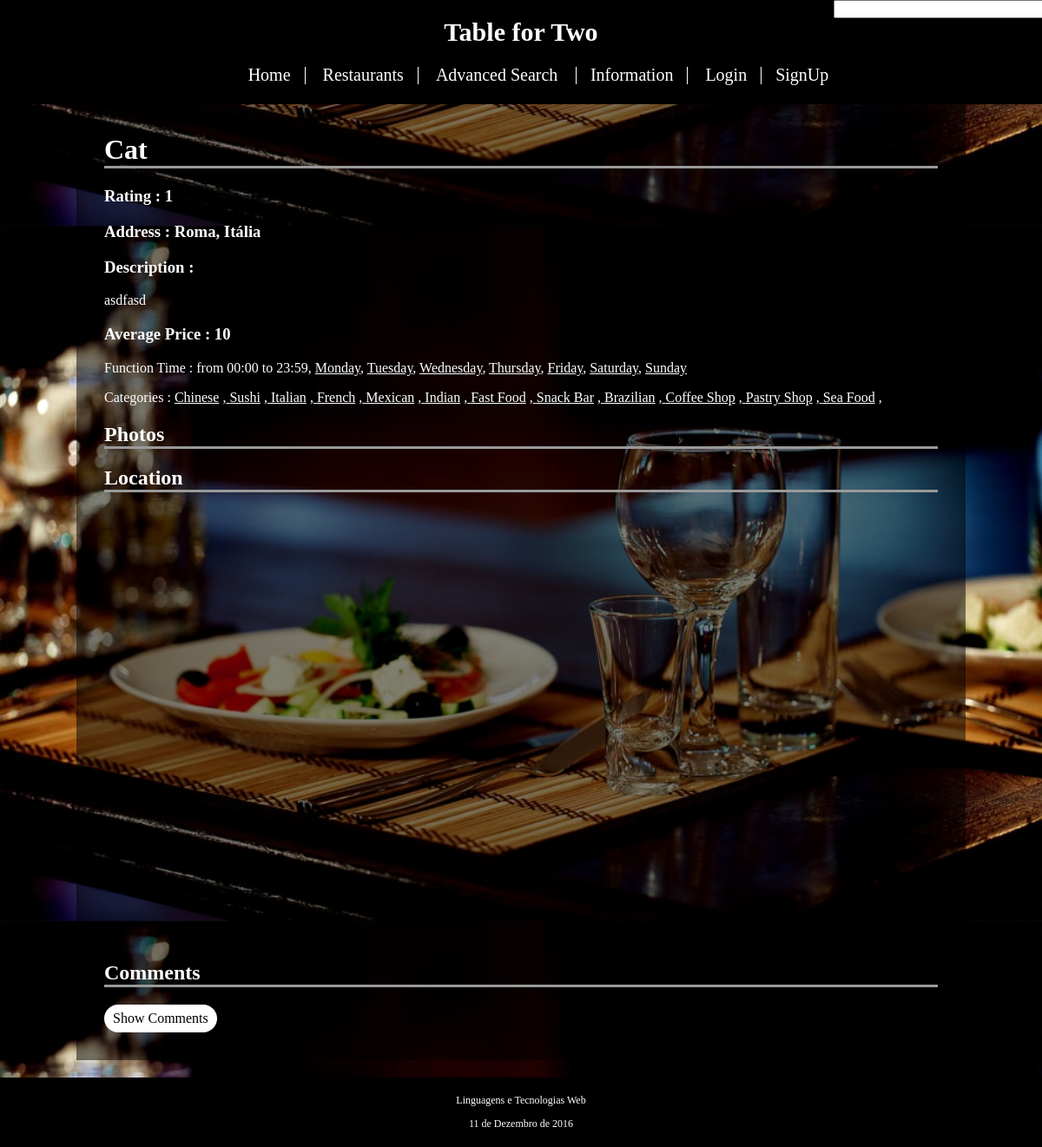
/restaurant_item.php?id=1, run on the app's committed database.
### tables this page shows
CREATE TABLE Restaurant (
	id_restaurant INTEGER PRIMARY KEY AUTOINCREMENT,
	id_owner INTEGER REFERENCES Account(id_account),
	--id_functionTime INTEGER REFERENCES FunctionTime(id_functionTime),
	name VARCHAR NOT NULL,
	address VARCHAR NOT NULL,
	avg_price INTEGER NOT NULL,
	description VARCHAR,
	stars REAL,
	open_time VARCHAR NOT NULL,
	close_time VARCHAR NOT NULL,
	monday BOOLEAN NOT NULL,
	tuesday BOOLEAN NOT NULL,
	wednesday BOOLEAN NOT NULL,
	thursday BOOLEAN NOT NULL,
	friday BOOLEAN NOT NULL,
	saturday BOOLEAN NOT NULL,
	sunday BOOLEAN NOT NULL
);

CREATE TABLE RestaurantFood (
	id_restaurant_food INTEGER PRIMARY KEY,
	id_restaurant INTEGER REFERENCES Restaurant(id_restaurant),
	id_category VARCHAR REFERENCES Category(id_category)
);

### restaurant_item.php (called while the page is built, shortened)
<?php
	include_once('database/connection.php');
	include_once('database/restaurant.php');
	include_once('database/restaurant_food.php');
	include('templates/header.php');
	include('templates/restaurant_item.php');
	include('templates/footer.php');
 ?>

### database/restaurant.php (called while the page is built, shortened)
<?php
	function getRestaurantItem($db, $id){
		$stmt = $db->prepare('SELECT * FROM Restaurant WHERE id_restaurant = ?');
		$stmt->execute($id);
		$result = $stmt->fetch();
		return $result;
	}
	function getRestaurantPhotos($db,$id_restaurant){
		$stmt = $db->prepare('SELECT path FROM Photo WHERE id_restaurant = ?');
		$stmt->execute(array($id_restaurant));
		$result = $stmt->fetchAll();
		return $result;
	}
 ?>

### database/restaurant_food.php (called while the page is built, shortened)
<?php
	function getRestaurantFood($db,$id_restaurant){
		$stmt = $db->prepare('SELECT id_category FROM RestaurantFood WHERE id_restaurant = ?');
		$stmt->execute(array($id_restaurant));
		$result = $stmt->fetchAll();
		return $result;
	}
?>

### templates/restaurant_item.php (the view, shortened to what this page needs)
<div id="content">
	<?php
		if(!is_numeric($_GET['id'])){
			header('Location: error.php');
		}
		else{
	?>
			<div id="restaurant information">
				<?php
					$result = getRestaurantItem($db, array($_GET['id']));
					$categories = getRestaurantFood($db,$_GET['id']);
					$photos = getRestaurantPhotos($db,$_GET['id']);
				?>
				<?php
					echo '<h1 class="subtitle">' . $result['name'] . '</h1>';
					echo '<h3> Rating : ' . $result['stars'] . '</h3>';
					echo '<h3 id="address"> Address : ' . $result['address'] . '</h3>';
					echo '<h3> Description :</h3>';
					echo '<p>' . $result['description'] . '</p>';
					echo '<h3> Average Price : ' . $result['avg_price'] . '</h3>';
					echo '<p> Function Time : from ' . $result['open_time'] . ' to ' . $result['close_time'];
					if($result['monday']) echo ', <a class="simple_href" href="show_weekday.php?day=monday">Monday</a>';
					if($result['tuesday']) echo ', <a class="simple_href" href="show_weekday.php?day=tuesday">Tuesday</a>';
					if($result['wednesday']) echo ', <a class="simple_href" href="show_weekday.php?day=wednesday">Wednesday</a>';
					if($result['thursday']) echo ', <a class="simple_href" href="show_weekday.php?day=thursday"> Thursday</a>';
					if($result['friday']) echo ', <a class="simple_href" href="show_weekday.php?day=friday"> Friday</a>';
					if($result['saturday']) echo ', <a class="simple_href" href="show_weekday.php?day=saturday"> Saturday</a>';
					if($result['sunday']) echo ', <a class="simple_href" href="show_weekday.php?day=sunday"> Sunday</a>';
					echo '</p>';
					echo '<p> Categories : ';
					foreach($categories as $category)
						echo '<a class="simple_href" href="show_category.php?category='.$category['id_category'].'">  '. $category['id_category'] .'</a> ,';
					echo '</p>';
					echo '<h2 class="subtitle"> Photos </h2>';
				?>
			</div>
			<h2 class="subtitle"> Location </h2>
			<div id="map"></div>
			<h2 class="subtitle"> Comments </h2>
			<input id="button_comments" class="button_1 button" type="submit" value="Show Comments" >
	<?php
		}
	?>
</div>

### css/site.css (style rules this page uses)
html { position:relative; }
body { background-image: url(images/background.jpg); background-position: 0%; background-size: 100%; background-attachment: fixed; font-family: times, serif; margin: 0px auto; display : block; }
#content { width: 1000px; margin: 0px auto; display: none; background-color: rgba(0,0,0,0.5); color: #ffffff; padding: 1%; margin-bottom: 100px; }
#content > * { display:block; margin:20px; }
.simple_href { color: white; }
.subtitle { border-bottom-style: outset; }
.button { text-align: center; text-decoration: none; cursor: pointer; outline: none; font-family: times, serif; }
.button_1 { background-color: white; border: none; border-radius: 20px; color: black; padding: 7px 10px; margin-top: 20px; text-align: center; font-size: 16px; }
#map { padding-bottom : 50%; width: auto; }

### data on the page
restaurant: name "Cat", stars "1", address "Roma, Itália", description "asdfasd", avg_price "10", open_time "00:00", close_time "23:59"
restaurantfood: id_category "Chinese"
restaurantfood: id_category "Sushi"
restaurantfood: id_category "Italian"
restaurantfood: id_category "French"
restaurantfood: id_category "Mexican"
restaurantfood: id_category "Indian"
restaurantfood: id_category "Fast Food"
restaurantfood: id_category "Snack Bar"
restaurantfood: id_category "Brazilian"
restaurantfood: id_category "Coffee Shop"
restaurantfood: id_category "Pastry Shop"
restaurantfood: id_category "Sea Food"
